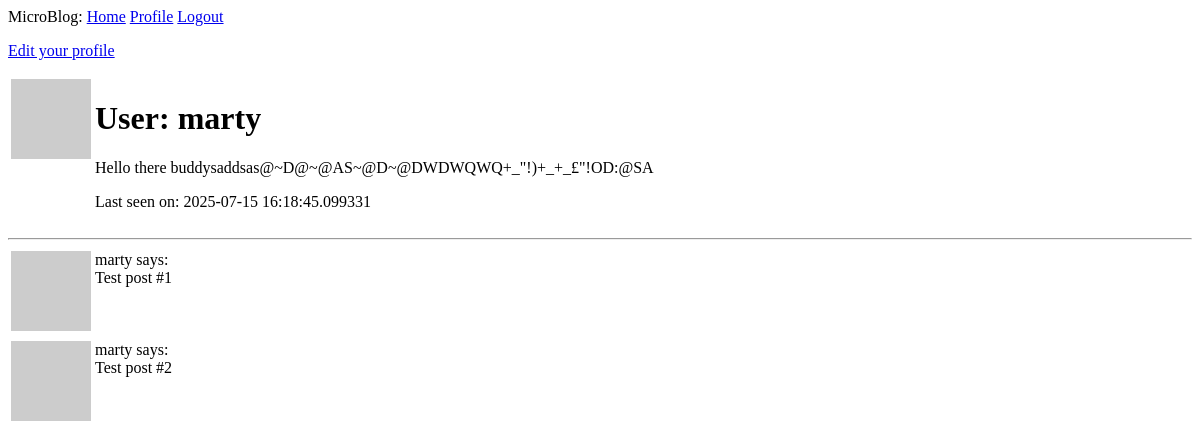
Before: /user/marty (signed in) with the older database file.
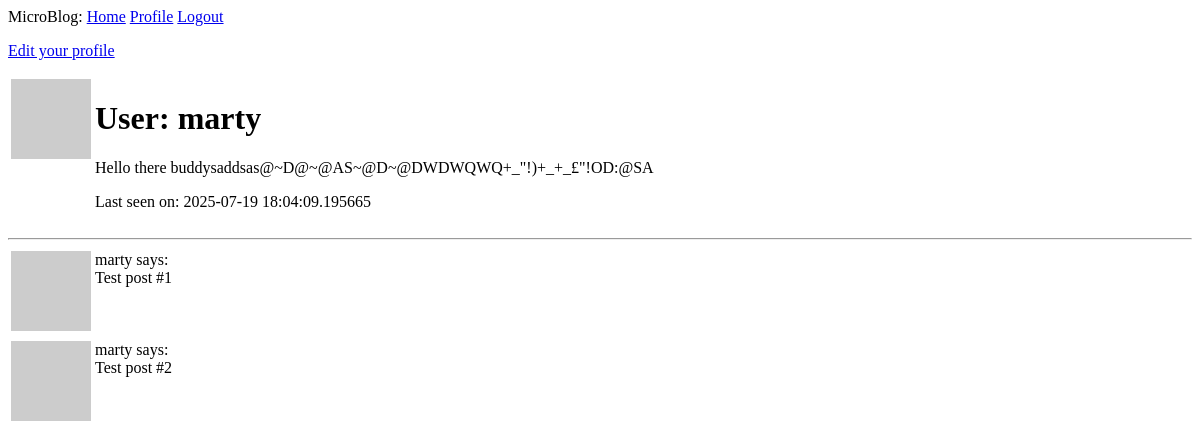
After: the same page with the newer database file.
### app/models.py (models this page shows, shortened)
class User(UserMixin, db.Model):
    id: so.Mapped[int] = so.mapped_column(primary_key=True)
    username: so.Mapped[str] = so.mapped_column(
        sa.String(64),
        index=True,
        unique=True
    )
    email: so.Mapped[str] = so.mapped_column(
        sa.String(120),
        index=True,
        unique=True
    )
    password_hash: so.Mapped[Optional[str]] = so.mapped_column(
        sa.String(256)
    )
    posts: so.WriteOnlyMapped['Post'] = so.relationship(
        back_populates='author'
    )
    about_me: so.Mapped[Optional[str]] = so.mapped_column(sa.String(140))
    last_seen: so.Mapped[Optional[datetime]] = so.mapped_column(
        default=lambda: datetime.now(timezone.utc)
    )
    def avatar(self, size):
        digest = md5(self.email.lower().encode('utf-8')).hexdigest()
        return f'https://www.gravatar.com/avatar/{digest}?d=identicon&s={size}'

### app/routes.py (the view)
@app.route('/user/<username>')
@login_required
def user(username):
    user = db.first_or_404(sa.select(User).where(User.username == username))
    posts = [
        {'author': user, 'body': 'Test post #1'},
        {'author': user, 'body': 'Test post #2'}
    ]
    return render_template('user.html', user=user, posts=posts)

### app/__init__.py (called while the page is built)
@login_manager.user_loader
def load_user(user_id):
    return models.User.query.get(int(user_id))

### app/routes.py (called while the page is built)
@app.before_request
def before_request():
    if current_user.is_authenticated:
        current_user.last_seen = datetime.now(timezone.utc)
        db.session.commit()

### app/templates/user.html
{% extends "base.html" %}
{% block content %}
{% if user == current_user %}
<p><a href="{{ url_for('edit_profile') }}">Edit your profile</a></p>
{% endif %}
<table>
    <tr valign="top">
        <td><img src="{{ user.avatar(128) }}"></td>
        <td>
            <h1>User: {{ user.username }}</h1>
            {% if user.about_me %}<p>{{ user.about_me }}</p>{% endif %}
            {% if user.last_seen %}<p>Last seen on: {{ user.last_seen }}</p>{% endif %}
        </td>
    </tr>
</table>
<hr>
{% for post in posts %}
{% include '_post.html' %}
{% endfor %}
{% endblock %}

### app/templates/base.html (shortened to what this page needs)
<!DOCTYPE html>
<html>
<head>
</head>
<body>
    <nav>MicroBlog:
        <a href="{{ url_for('index') }}">Home</a>
        {% if current_user.is_anonymous %}
        <a href="{{ url_for('login') }}">Login</a>
        <a href="{{ url_for('register') }}">Register</a>
        {% else %}
        <a href="{{ url_for('user', username=current_user.username) }}">Profile</a>
        <a href="{{ url_for('logout') }}">Logout</a>
        {% endif %}
    </nav>
    {% block content %}{% endblock %}
</body>
</html>

### app/templates/_post.html
<table>
    <tr valign="top">
        <td>
            <img src="{{ post.author.avatar(36) }}">
        </td>
        <td>{{ post.author.username }} says:<br>{{ post.body }}</td>
    </tr>
</table>

Changed rows visible on the page:
changed User "marty": last_seen "2025-07-15 16:18:45.099331" → "2025-07-19 18:04:09.195665"
